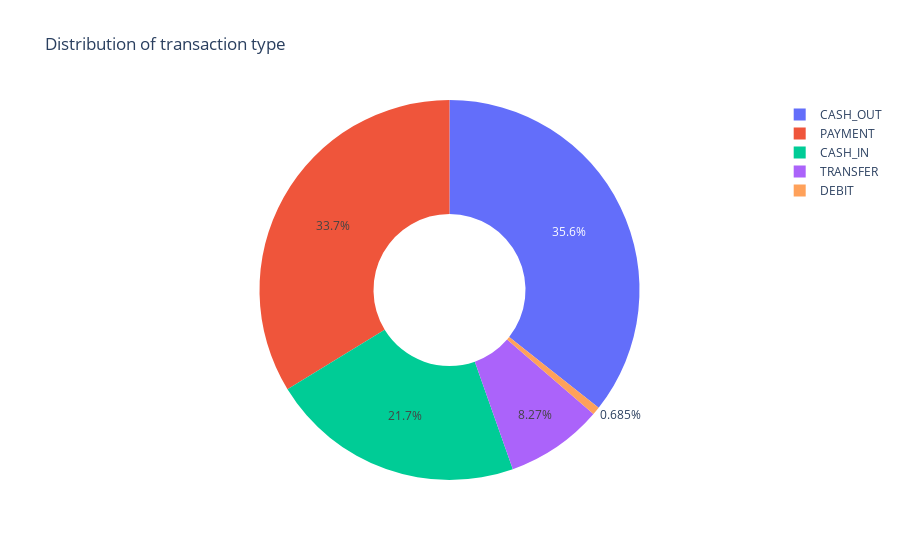

The notebook cell this image was saved under:
### Code cell
px.pie(df,values=quantity,names=transaction,hole=0.4,title="Distribution of transaction type")

### Figure 1 — Plotly figure (JSON) as saved in the notebook; plotly's stock layout.template omitted (floating-point values rounded to 4 significant figures)
{"data": [{"domain": {"x": [0, 1], "y": [0, 1]}, "hole": 0.4, "hovertemplate": "label=%{label}<br>value=%{value}<extra></extra>", "labels": ["CASH_OUT", "PAYMENT", "CASH_IN", "TRANSFER", "DEBIT"], "legendgroup": "", "name": "", "showlegend": true, "type": "pie", "values": [373641, 353873, 227130, 86753, 7178]}], "layout": {"legend": {"tracegroupgap": 0}, "title": {"text": "Distribution of transaction type"}}}
